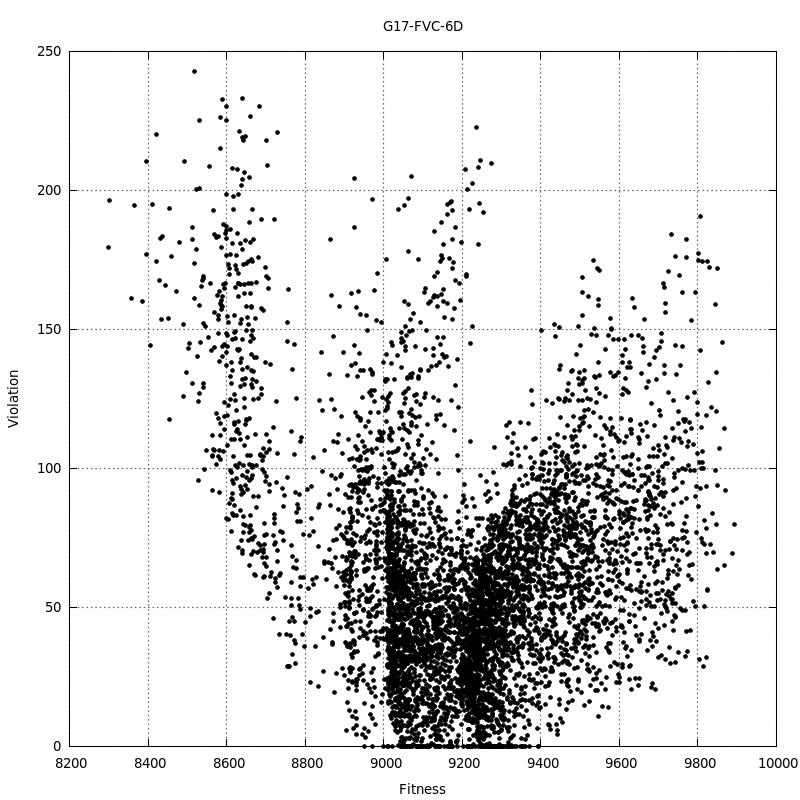

This figure's gnuplot source:
set terminal pngcairo size 800,800 enhanced font 'Verdana,10'
set output "FVC.png"
set title "G17-FVC-6D"
#
set xlabel "Fitness"
set ylabel "Violation"
set grid ytics lt 0 lw 2 lc rgb "#666666"
set grid xtics lt 0 lw 2 lc rgb "#666666"
#
plot "FVC.dat" using 1:2 title '' pt 7 ps 0.6 lt 0
